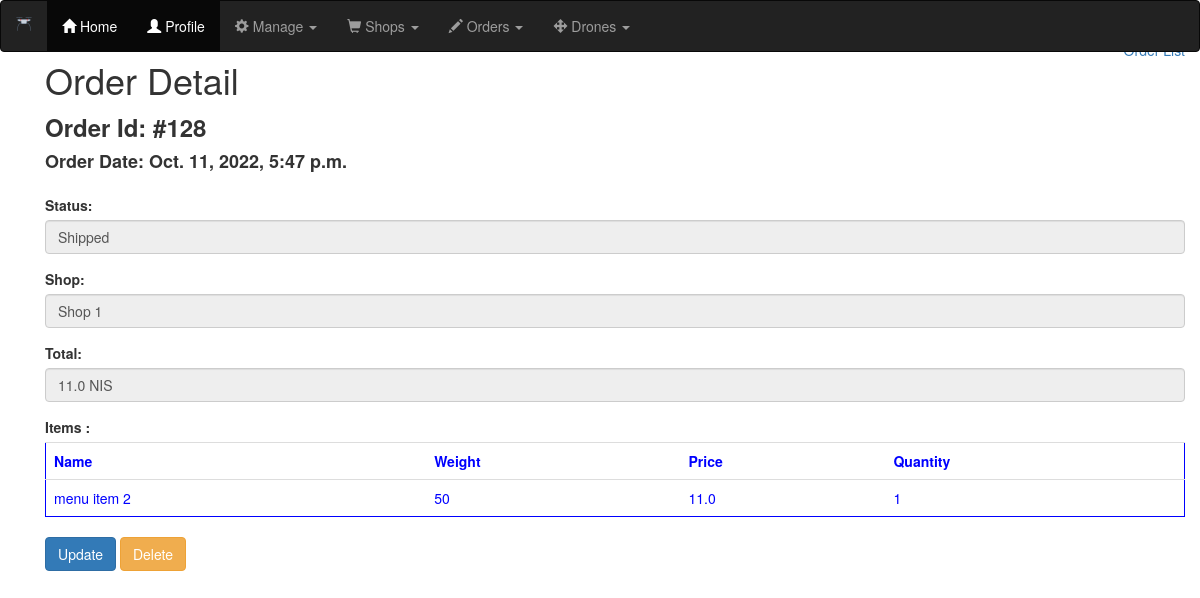
The page /orders/order/128/detail on the database its author committed.
### orders/models.py (models this page shows, shortened)
class SoftDeletionModel(models.Model):
    deleted_at = models.DateTimeField(blank=True, null=True)
    objects = SoftDeletionManager()
    all_objects = SoftDeletionManager(alive_only=False)
    class Meta:
        abstract = True

class Order(SoftDeletionModel):
    OrderStatus = (
        ('New',1),          # A new order which was not yet attended
        ('Processing',3),   # An order that is being prepared for shipping
        ('Shipped',4),      # An order which is on its way with a drone
        ('Delievered',5),   # An order which the consumer accepted with the app
        ('Closed',6),       # An order after delievered
        ('Canceled',7),     # Softly deleted order / canceled
    )
    customer = models.IntegerField()
    order_date = models.DateTimeField(auto_now=True)
    status = models.CharField(max_length = 10, choices = OrderStatus, default = 1)
    shop = models.ForeignKey(Shop,on_delete=models.DO_NOTHING)
    drone = models.ForeignKey(Drone,on_delete=models.DO_NOTHING,null=True)
    total_price = models.FloatField(default=0)
    total_weight = models.FloatField(default=0)
    lat_location = models.FloatField(default=0)
    long_location = models.FloatField(default=0)

class OrderRow(models.Model):
    order = models.ForeignKey(Order,on_delete=models.DO_NOTHING)
    item = models.ForeignKey(MenuItem,on_delete=models.DO_NOTHING)
    quantity = models.IntegerField(default=1)
    item_price = models.FloatField(default=0)

### shops/models.py (models this page shows, shortened)
class Shop(models.Model):
    name = models.CharField(max_length=25)
    description = models.CharField(blank=True, max_length=50)
    address = models.CharField(max_length=50)
    active = models.BooleanField(blank=False,default=False)
    service_site = models.ForeignKey(ServiceSite,related_name='Shops',null=True,on_delete=models.DO_NOTHING)
    menu = models.ForeignKey(Menu,related_name='menu',null=True,on_delete=models.DO_NOTHING)
    def __str__(self):
        return self.name

class MenuItem(models.Model):
    name = models.CharField(max_length=50)
    description = models.CharField(max_length=50)
    weight = models.IntegerField()
    price = models.FloatField(default=0)

### orders/views.py (the view)
# urls.py: path('order/<int:id>/detail',OrderDetailView.as_view(),name='order_detail'),
class OrderDetailView(DetailView):
    template_name = 'orders/order_detail.html'
    model=Order
    context_object_name = 'order'
    order_id = 0
    def get_object(self):
        id_ = self.kwargs.get("id")
        self.order_id=id_ #TEST
        print("order id is:" + str(self.order_id))
        return get_object_or_404(Order,id=id_)
    def get_context_data(self, **kwargs):
        context = super().get_context_data(**kwargs)
        od = OrderRow.objects.filter(order_id=self.order_id)
        context['rows'] = od
        return context

### orders/models.py (called while the page is built)
    def get_queryset(self):
        if self.alive_only:
            return SoftDeletionQuerySet(self.model).filter(deleted_at=None)
        return SoftDeletionQuerySet(self.model)

### orders/templates/orders/order_detail.html (shortened to what this page needs)
<!DOCTYPE html>
{% extends "base.html" %}
{% block content %}
<div class="container">
  <br><br>
  <a href="{% url 'orders:order_list' %}" style="align:right; float: right;">Order List</a>
  <h1>Order Detail</h1>
  <form method="POST">
    <div class="form-group">
        <label><font size = +2>Order Id: #{{ order.id }}</font></label><br>
        <label><font size = +1>Order Date: {{ order.order_date }}</font></label>
    </div>
    <div class="form-group">
        <label for="status">Status:</label>
        <input type="text" class="form-control" id="status" value="{{ order.status }}" disabled>
    </div>
    <div class="form-group">
        <label for="shop">Shop:</label>
        <input type="text" class="form-control" id="shop" value="{{ order.shop }}" disabled>
    </div>
    <div class="form-group">
        <label for="total">Total:</label>
        <input type="text" class="form-control" id="total" value="{{ order.total_price }} NIS" disabled>
    </div>
    <div class="form-group">
        <label>Items {{rows.order_id}}:</label>
          <table class="table" style="border-style: solid; border-width:thin; border-color:blue; color:blue;" >
            <tr>
              <th>Name</th>
              <th>Weight</th>
              <th>Price</th>
              <th>Quantity</th>
            </tr>
          {% for i in rows.all %}
              <tr>
                <td>{{i.item.name}}</td>
                <td>{{i.item.weight}}</td>
                <td>{{i.item_price}}</td>
                <td>{{i.quantity}}</td>
              </tr>
          {% endfor %}
        </table>
    </div>
    <a href="{% url 'orders:order_update' order.id %}"><button type="button" class="btn btn-primary">Update</button></a>
    <a href="{% url 'orders:order_delete' order.id %}"><button type="button" class="btn btn-warning">Delete</button></a>
  </form>
</div>
{% endblock %}

### static/css/styles.css (style rules this page uses)
td { padding: 1em; }

### rows shown on the page
Order: id "128", order_date "Oct. 11, 2022, 5:47 p.m.", status "Shipped", shop "Shop 1", total_price "11.0 NIS"
OrderRow: item.name "menu item 2", item.weight "50", item_price "11.0", quantity "1"
